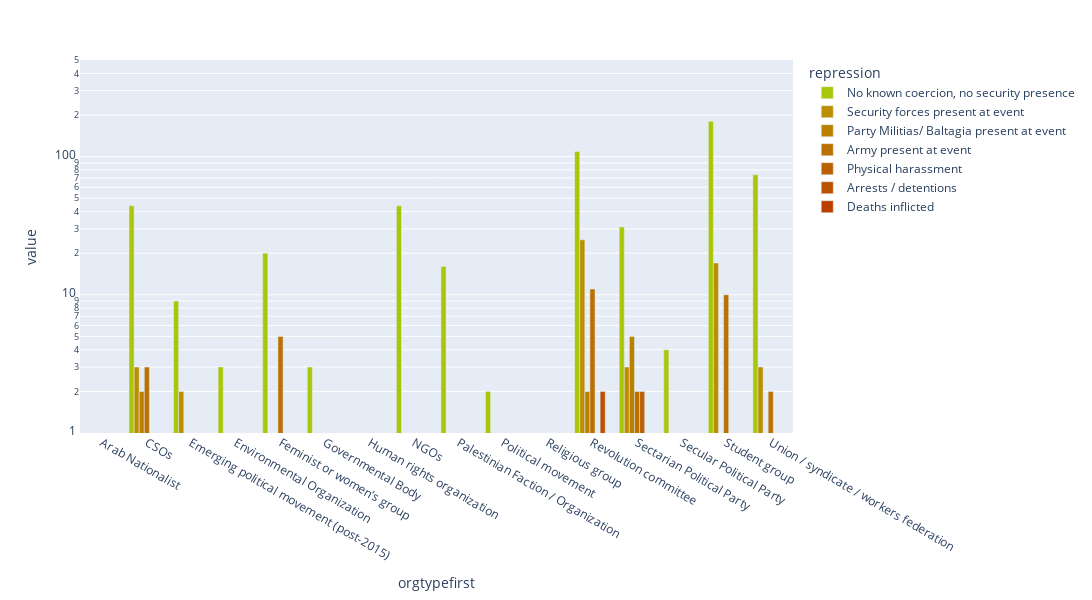

The code cell stored with this chart in its notebook:
### Code cell
df = create_df('orgtypefirst')
color_dict= col_func(df)

fig = px.bar(df, log_y=True, range_y= [1,500],barmode='group',
            width=1400, height=600,
            color_discrete_map=color_dict)
plt.savefig('../plots/leb_plots/demand_modified_repress.png')
fig.show()

### Figure 1 — Plotly figure (JSON) as saved in the notebook; plotly's stock layout.template omitted (floating-point values rounded to 4 significant figures)
{"data": [{"alignmentgroup": "True", "hovertemplate": "repression=No known coercion, no security presence<br>orgtypefirst=%{x}<br>value=%{y}<extra></extra>", "legendgroup": "No known coercion, no security presence", "marker": {"color": "#A9C609", "pattern": {"shape": ""}}, "name": "No known coercion, no security presence", "offsetgroup": "No known coercion, no security presence", "orientation": "v", "showlegend": true, "textposition": "auto", "type": "bar", "x": ["Arab Nationalist ", "CSOs", "Emerging political movement (post-2015)", "Environmental Organization", "Feminist or women’s group", "Governmental Body", "Human rights organization", "NGOs ", "Palestinian Faction / Organization", "Political movement", "Religious group", "Revolution committee", "Sectarian Political Party", "Secular Political Party", "Student group", "Union / syndicate / workers federation"], "xaxis": "x", "y": [null, 44, 9, 3, 20, 3, 1, 44, 16, 2, 1, 109, 31, 4, 180, 74], "yaxis": "y"}, {"alignmentgroup": "True", "hovertemplate": "repression=Security forces present at event<br>orgtypefirst=%{x}<br>value=%{y}<extra></extra>", "legendgroup": "Security forces present at event", "marker": {"color": "#BB9000", "pattern": {"shape": ""}}, "name": "Security forces present at event", "offsetgroup": "Security forces present at event", "orientation": "v", "showlegend": true, "textposition": "auto", "type": "bar", "x": ["Arab Nationalist ", "CSOs", "Emerging political movement (post-2015)", "Environmental Organization", "Feminist or women’s group", "Governmental Body", "Human rights organization", "NGOs ", "Palestinian Faction / Organization", "Political movement", "Religious group", "Revolution committee", "Sectarian Political Party", "Secular Political Party", "Student group", "Union / syndicate / workers federation"], "xaxis": "x", "y": [null, 3, 2, null, 1, null, null, null, null, null, null, 25, 3, null, 17, 3], "yaxis": "y"}, {"alignmentgroup": "True", "hovertemplate": "repression=Party Militias/ Baltagia present at event<br>orgtypefirst=%{x}<br>value=%{y}<extra></extra>", "legendgroup": "Party Militias/ Baltagia present at event", "marker": {"color": "#BB8000", "pattern": {"shape": ""}}, "name": "Party Militias/ Baltagia present at event", "offsetgroup": "Party Militias/ Baltagia present at event", "orientation": "v", "showlegend": true, "textposition": "auto", "type": "bar", "x": ["Arab Nationalist ", "CSOs", "Emerging political movement (post-2015)", "Environmental Organization", "Feminist or women’s group", "Governmental Body", "Human rights organization", "NGOs ", "Palestinian Faction / Organization", "Political movement", "Religious group", "Revolution committee", "Sectarian Political Party", "Secular Political Party", "Student group", "Union / syndicate / workers federation"], "xaxis": "x", "y": [null, 2, null, null, null, null, null, null, null, null, null, 2, 5, null, 1, null], "yaxis": "y"}, {"alignmentgroup": "True", "hovertemplate": "repression=Army present at event<br>orgtypefirst=%{x}<br>value=%{y}<extra></extra>", "legendgroup": "Army present at event", "marker": {"color": "#BB7000", "pattern": {"shape": ""}}, "name": "Army present at event", "offsetgroup": "Army present at event", "orientation": "v", "showlegend": true, "textposition": "auto", "type": "bar", "x": ["Arab Nationalist ", "CSOs", "Emerging political movement (post-2015)", "Environmental Organization", "Feminist or women’s group", "Governmental Body", "Human rights organization", "NGOs ", "Palestinian Faction / Organization", "Political movement", "Religious group", "Revolution committee", "Sectarian Political Party", "Secular Political Party", "Student group", "Union / syndicate / workers federation"], "xaxis": "x", "y": [null, 3, null, 1, 5, null, null, null, null, null, null, 11, 2, null, 10, 2], "yaxis": "y"}, {"alignmentgroup": "True", "hovertemplate": "repression=Physical harassment<br>orgtypefirst=%{x}<br>value=%{y}<extra></extra>", "legendgroup": "Physical harassment", "marker": {"color": "#BB6000", "pattern": {"shape": ""}}, "name": "Physical harassment", "offsetgroup": "Physical harassment", "orientation": "v", "showlegend": true, "textposition": "auto", "type": "bar", "x": ["Arab Nationalist ", "CSOs", "Emerging political movement (post-2015)", "Environmental Organization", "Feminist or women’s group", "Governmental Body", "Human rights organization", "NGOs ", "Palestinian Faction / Organization", "Political movement", "Religious group", "Revolution committee", "Sectarian Political Party", "Secular Political Party", "Student group", "Union / syndicate / workers federation"], "xaxis": "x", "y": [null, null, 1, null, null, null, null, null, null, null, null, null, 2, null, null, null], "yaxis": "y"}, {"alignmentgroup": "True", "hovertemplate": "repression=Arrests / detentions<br>orgtypefirst=%{x}<br>value=%{y}<extra></extra>", "legendgroup": "Arrests / detentions", "marker": {"color": "#BB5000", "pattern": {"shape": ""}}, "name": "Arrests / detentions", "offsetgroup": "Arrests / detentions", "orientation": "v", "showlegend": true, "textposition": "auto", "type": "bar", "x": ["Arab Nationalist ", "CSOs", "Emerging political movement (post-2015)", "Environmental Organization", "Feminist or women’s group", "Governmental Body", "Human rights organization", "NGOs ", "Palestinian Faction / Organization", "Political movement", "Religious group", "Revolution committee", "Sectarian Political Party", "Secular Political Party", "Student group", "Union / syndicate / workers federation"], "xaxis": "x", "y": [null, null, null, null, null, null, null, null, null, null, null, 2, 1, null, 1, null], "yaxis": "y"}, {"alignmentgroup": "True", "hovertemplate": "repression=Deaths inflicted<br>orgtypefirst=%{x}<br>value=%{y}<extra></extra>", "legendgroup": "Deaths inflicted", "marker": {"color": "#BB4000", "pattern": {"shape": ""}}, "name": "Deaths inflicted", "offsetgroup": "Deaths inflicted", "orientation": "v", "showlegend": true, "textposition": "auto", "type": "bar", "x": ["Arab Nationalist ", "CSOs", "Emerging political movement (post-2015)", "Environmental Organization", "Feminist or women’s group", "Governmental Body", "Human rights organization", "NGOs ", "Palestinian Faction / Organization", "Political movement", "Religious group", "Revolution committee", "Sectarian Political Party", "Secular Political Party", "Student group", "Union / syndicate / workers federation"], "xaxis": "x", "y": [null, null, null, null, null, null, null, null, null, null, null, null, 1, null, null, null], "yaxis": "y"}], "layout": {"barmode": "group", "height": 600, "legend": {"title": {"text": "repression"}, "tracegroupgap": 0}, "margin": {"t": 60}, "width": 1400, "xaxis": {"anchor": "y", "domain": [0, 1], "title": {"text": "orgtypefirst"}}, "yaxis": {"anchor": "x", "domain": [0, 1], "range": [0, 2.699], "title": {"text": "value"}, "type": "log"}}}
